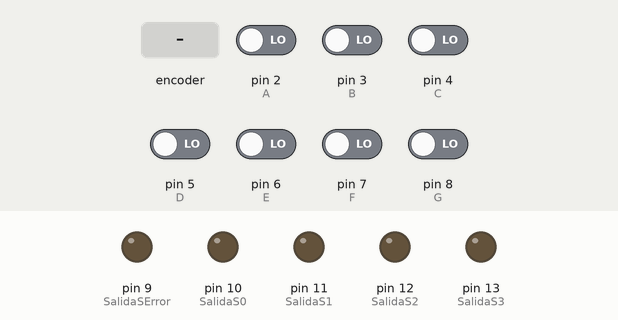
Recording of a sketch running on a simulated Arduino Uno, built with avr-gcc and run on an emulated ATmega328P. On the bench: output pins drawn as LEDs (lit = HIGH). The test bench sets the inputs (shaded band); at power-on: pin 2 (A), pin 3 (B), pin 4 (C), pin 5 (D), pin 6 (E), pin 7 (F), pin 8 (G) LOW.

Above: at 1.2 s.
1.3 s: pin 4 (C) driven HIGH and pin 6 (E) driven HIGH
At 1.9 s:
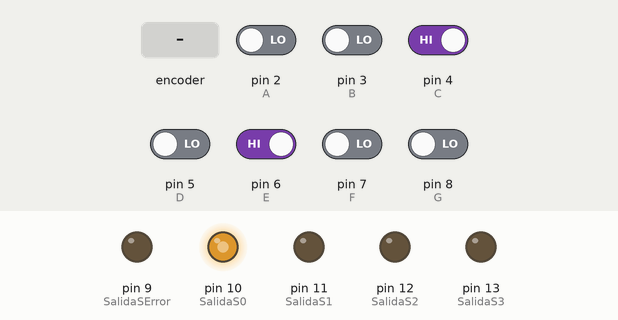
2.8 s: rotary encoder on pin 2 (A) / pin 3 (B) turned 3 steps (first pin leading)
At 3.05 s:
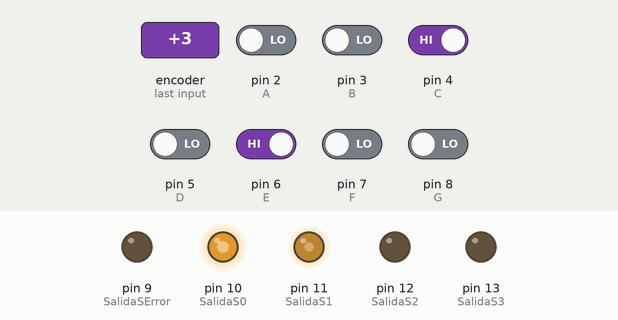
5.8 s: pin 4 (C) driven LOW
At 6.5 s:
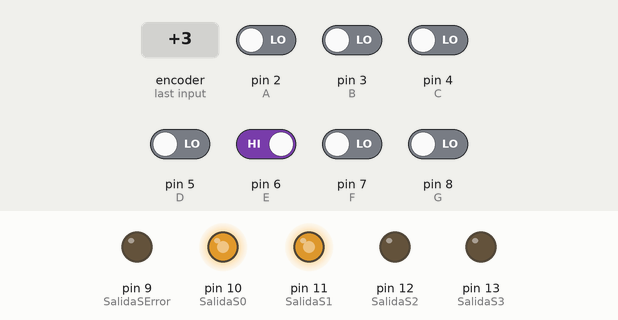
7.3 s: pin 5 (D) driven HIGH
At 8.4 s:
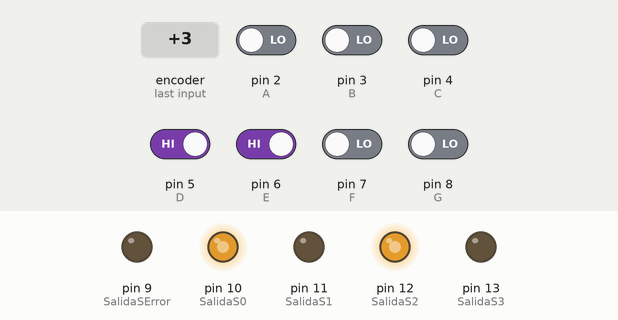
8.8 s: pin 7 (F) driven HIGH
At 10.0 s:
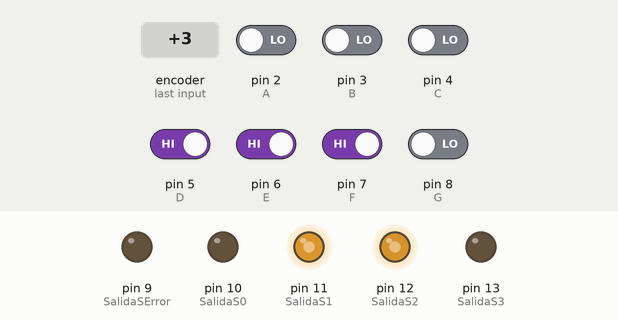
10.3 s: pin 6 (E) driven LOW
At 10.7 s:
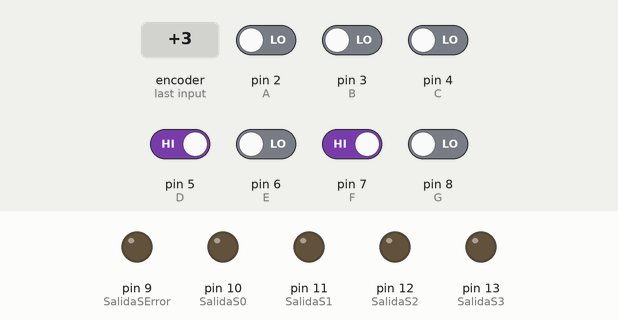
Timing chart, 0 to 12.8 s (numbered marks = the images above; inputs shaded):
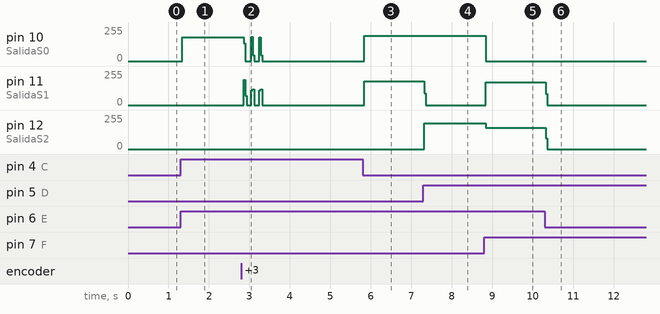

Measured:
- after the input at 1.3 s, pin 10 (SalidaS0): 0/255 → 177/255 at once
- after the input at 2.8 s, pin 10 (SalidaS0): 177/255 → 0/255 after 0.06 s
- after the input at 5.8 s, pin 10 (SalidaS0): 0/255 → 188/255 at once; pin 11 (SalidaS1): 0/255 → 178/255 at once
- after the input at 7.3 s, pin 11 (SalidaS1): 178/255 → 0/255 at once; pin 12 (SalidaS2): 0/255 → 194/255 at once
- after the input at 8.8 s, pin 10 (SalidaS0): 188/255 → 0/255 at once; pin 11 (SalidaS1): 0/255 → 172/255 at once; pin 12 (SalidaS2): 194/255 → 161/255 at once
- after the input at 10.3 s, pin 11 (SalidaS1): 172/255 → 0/255 at once; pin 12 (SalidaS2): 161/255 → 0/255 at once

The sketch:

completo.ino
```cpp
// Entradas
const int A = 2;
const int B = 3;
const int C = 4;
const int D = 5;
const int E = 6;
const int F = 7;
const int G = 8;

// Salidas
const int SalidaS0 =  10;
const int SalidaS1 =  11;
const int SalidaS2 =  12;
const int SalidaS3 =  13;
const int SalidaSError =  9;

// Estados
int EstadoA = 0;
int EstadoB = 0;
int EstadoC = 0;
int EstadoD = 0;
int EstadoE = 0;
int EstadoF = 0;
int EstadoG = 0;


void setup() {
  // initialize the LED pin as an output:
  pinMode(SalidaS0, OUTPUT);
  pinMode(SalidaS1, OUTPUT);
  pinMode(SalidaS2, OUTPUT);
  pinMode(SalidaS3, OUTPUT);
  pinMode(SalidaSError, OUTPUT);
  // initialize the pushbutton pin as an input:
  pinMode(A, INPUT);
  pinMode(B, INPUT);
  pinMode(C, INPUT);
  pinMode(D, INPUT);
  pinMode(E, INPUT);
  pinMode(F, INPUT);
  pinMode(G, INPUT);
}

void loop() {
  // Leer valor de entrada (botón)
  EstadoA = digitalRead(A);
  EstadoB = digitalRead(B);
  EstadoC = digitalRead(C);
  EstadoD = digitalRead(D);
  EstadoE = digitalRead(E);
  EstadoF = digitalRead(F);
  EstadoG = digitalRead(G);
  // Evaluar estado

 //Primera parte

digitalWrite(SalidaS0, LOW);
  digitalWrite(SalidaS1, LOW);
  digitalWrite(SalidaS2, LOW);
  digitalWrite(SalidaS3, LOW);
  digitalWrite(SalidaSError, LOW);
 /*

  if ((EstadoA && EstadoC)&&(!(EstadoE)&&!EstadoF)){
    // Enciende
    digitalWrite(SalidaS0, HIGH);
  }

  if ((EstadoB && EstadoD)&&(!EstadoE&&!EstadoF)){
    // Enciende
    digitalWrite(SalidaS1, HIGH);
  }
  digitalWrite(SalidaS0, LOW);
  digitalWrite(SalidaS1, LOW);
   if ((EstadoA || EstadoC)&&(!EstadoE&&EstadoF)){
    // Enciende
    digitalWrite(SalidaS0, HIGH);
  }
  digitalWrite(SalidaS0, LOW);
  digitalWrite(SalidaS1, LOW);
  if ((EstadoB || EstadoD)&&(!EstadoE&&EstadoF)){
    // Enciende
    digitalWrite(SalidaS1, HIGH);
  }
 digitalWrite(SalidaS0, LOW);
  digitalWrite(SalidaS1, LOW);
  if ((EstadoA ^ EstadoC)&&(EstadoE&&!EstadoF)){
    // Enciende
    digitalWrite(SalidaS0, HIGH);
  }
  digitalWrite(SalidaS0, LOW);
  digitalWrite(SalidaS1, LOW);
  if ((EstadoB ^ EstadoD)&&(EstadoE&&!EstadoF)){
    // Enciende
    digitalWrite(SalidaS1, HIGH);
  }

*/
  //suma

  if ((EstadoA ^ EstadoC)&&(EstadoE&&!EstadoF&&!EstadoG)){
    // Enciende
     digitalWrite(SalidaS0, HIGH);
  }
  if (((EstadoA&&EstadoC)^(EstadoB^EstadoD))&&(EstadoE&&!EstadoF&&!EstadoG)){

    digitalWrite(SalidaS1, HIGH);
}
 //acarreo
  if ((EstadoB && EstadoD)&&(EstadoE&&!EstadoF&&!EstadoG)){
    // Enciende
     digitalWrite(SalidaS2, HIGH);
  }


  //resta
  if ((EstadoA ^ EstadoC)&&(EstadoE&&!EstadoF&&EstadoG)){
    // Enciende
     digitalWrite(SalidaS0, HIGH);
  }
  if (((!EstadoA&&EstadoC)^(EstadoB^EstadoD))&&(EstadoE&&!EstadoF&&EstadoG)){

    digitalWrite(SalidaS1, HIGH);
}
 //acarreo
  if ((!EstadoB && EstadoD)&&(EstadoE&&!EstadoF&&EstadoG)){
    // Enciende
     digitalWrite(SalidaS2, HIGH);
  }
//multiplicación
if ((EstadoA && EstadoC)&&(EstadoE&&EstadoF&&!EstadoG)){
    // Enciende
     digitalWrite(SalidaS0, HIGH);
  }
  if (((EstadoA && EstadoD)^(EstadoB && EstadoC))&&(EstadoE&&EstadoF&&!EstadoG)){
    // Enciende
     digitalWrite(SalidaS1, HIGH);
  }
  if ((((EstadoA && EstadoD)&&(EstadoB && EstadoC))^(EstadoB && EstadoD))&&(EstadoE&&EstadoF&&!EstadoG)){
    // Enciende
     digitalWrite(SalidaS2, HIGH);
  }
  if ((((EstadoA && EstadoD)&&(EstadoB && EstadoC))&&(EstadoB && EstadoD))&&(EstadoE&&EstadoF&&!EstadoG)){
    // Enciende
     digitalWrite(SalidaS3, HIGH);
  }

  //división
  if ((  !EstadoA && EstadoB && EstadoC && EstadoD)&&(EstadoE&&EstadoF&&EstadoG)){
    // Enciende
     digitalWrite(SalidaS0, HIGH);//A1
  }
  if (((  EstadoB && !EstadoC && EstadoD)^(EstadoA&&EstadoC&&!EstadoD)^(EstadoA&&EstadoB&&EstadoC))&&(EstadoE&&EstadoF&&EstadoG)){
    // Enciende
     digitalWrite(SalidaS3, HIGH); // s0
  }
  if (((  EstadoA && !EstadoB && EstadoD)^(EstadoA&&!EstadoC&&EstadoD))&&(EstadoE&&EstadoF&&EstadoG)){
    // Enciende
     digitalWrite(SalidaS1, HIGH); //A0
  }
  if ((  EstadoB && EstadoC && !EstadoD)&&(EstadoE&&EstadoF&&EstadoG)){
    // Enciende
     digitalWrite(SalidaS2, HIGH); //S1
  }
  if ((!EstadoC && !EstadoD)&&(EstadoE&&EstadoF&&EstadoG)){
    // Enciende
     digitalWrite(SalidaSError, HIGH);//error
  }


}
```
